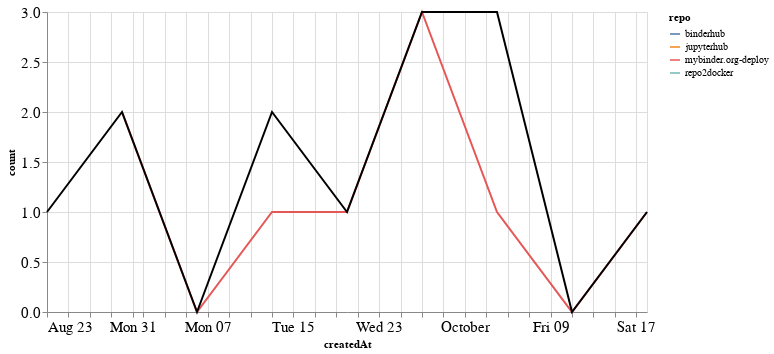

Here is the notebook cell this chart was saved with:
### Markdown cell above
## PRs

### Code cell
prs_time = prs.groupby('repo').resample('W', on='createdAt').count()['author'].reset_index()
prs_time = prs_time.rename(columns={'author': 'count'})
prs_time_total = prs_time.groupby('createdAt').agg({"count": "sum"}).reset_index()

ch1 = alt.Chart(prs_time, width=600).mark_line().encode(
    x='createdAt',
    y='count',
    color='repo',
    tooltip="repo"
)

ch2 = alt.Chart(prs_time_total, width=600).mark_line(color="black").encode(
    x='createdAt',
    y='count',
)

ch1 + ch2

### Figure 1 — Vega-Lite specification as saved in the notebook (floating-point values rounded to 4 significant figures)
{"config": {"axisLeft": {"labelFontSize": 15}, "axisBottom": {"labelFontSize": 15}}, "layer": [{"data": {"name": "data-d917c895f06c8ec75ef5c1d36c05b555"}, "mark": "line", "encoding": {"color": {"type": "nominal", "field": "repo"}, "tooltip": {"type": "nominal", "field": "repo"}, "x": {"type": "temporal", "field": "createdAt"}, "y": {"type": "quantitative", "field": "count"}}, "width": 600}, {"data": {"name": "data-f50339af9ea1d6e4062c0182965b2019"}, "mark": {"type": "line", "color": "black"}, "encoding": {"x": {"type": "temporal", "field": "createdAt"}, "y": {"type": "quantitative", "field": "count"}}, "width": 600}], "$schema": "https://vega.github.io/schema/vega-lite/v4.8.1.json", "datasets": {"data-d917c895f06c8ec75ef5c1d36c05b555": [{"repo": "binderhub", "createdAt": "2020-10-04T00:00:00", "count": 2}, {"repo": "jupyterhub", "createdAt": "2020-08-23T00:00:00", "count": 1}, {"repo": "mybinder.org-deploy", "createdAt": "2020-08-30T00:00:00", "count": 2}, {"repo": "mybinder.org-deploy", "createdAt": "2020-09-06T00:00:00", "count": 0}, {"repo": "mybinder.org-deploy", "createdAt": "2020-09-13T00:00:00", "count": 1}, {"repo": "mybinder.org-deploy", "createdAt": "2020-09-20T00:00:00", "count": 1}, {"repo": "mybinder.org-deploy", "createdAt": "2020-09-27T00:00:00", "count": 3}, {"repo": "mybinder.org-deploy", "createdAt": "2020-10-04T00:00:00", "count": 1}, {"repo": "mybinder.org-deploy", "createdAt": "2020-10-11T00:00:00", "count": 0}, {"repo": "mybinder.org-deploy", "createdAt": "2020-10-18T00:00:00", "count": 1}, {"repo": "repo2docker", "createdAt": "2020-09-13T00:00:00", "count": 1}], "data-f50339af9ea1d6e4062c0182965b2019": [{"createdAt": "2020-08-23T00:00:00", "count": 1}, {"createdAt": "2020-08-30T00:00:00", "count": 2}, {"createdAt": "2020-09-06T00:00:00", "count": 0}, {"createdAt": "2020-09-13T00:00:00", "count": 2}, {"createdAt": "2020-09-20T00:00:00", "count": 1}, {"createdAt": "2020-09-27T00:00:00", "count": 3}, {"createdAt": "2020-10-04T00:00:00", "count": 3}, {"createdAt": "2020-10-11T00:00:00", "count": 0}, {"createdAt": "2020-10-18T00:00:00", "count": 1}]}}
